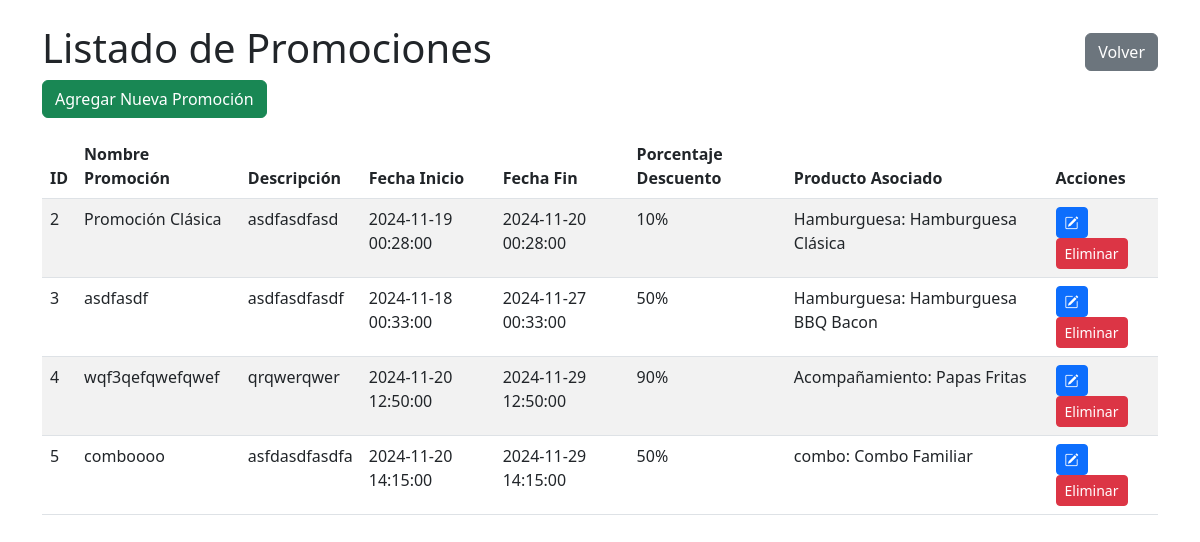
/mantenedores/promociones/listar.php, run on an earlier commit of the app's database.
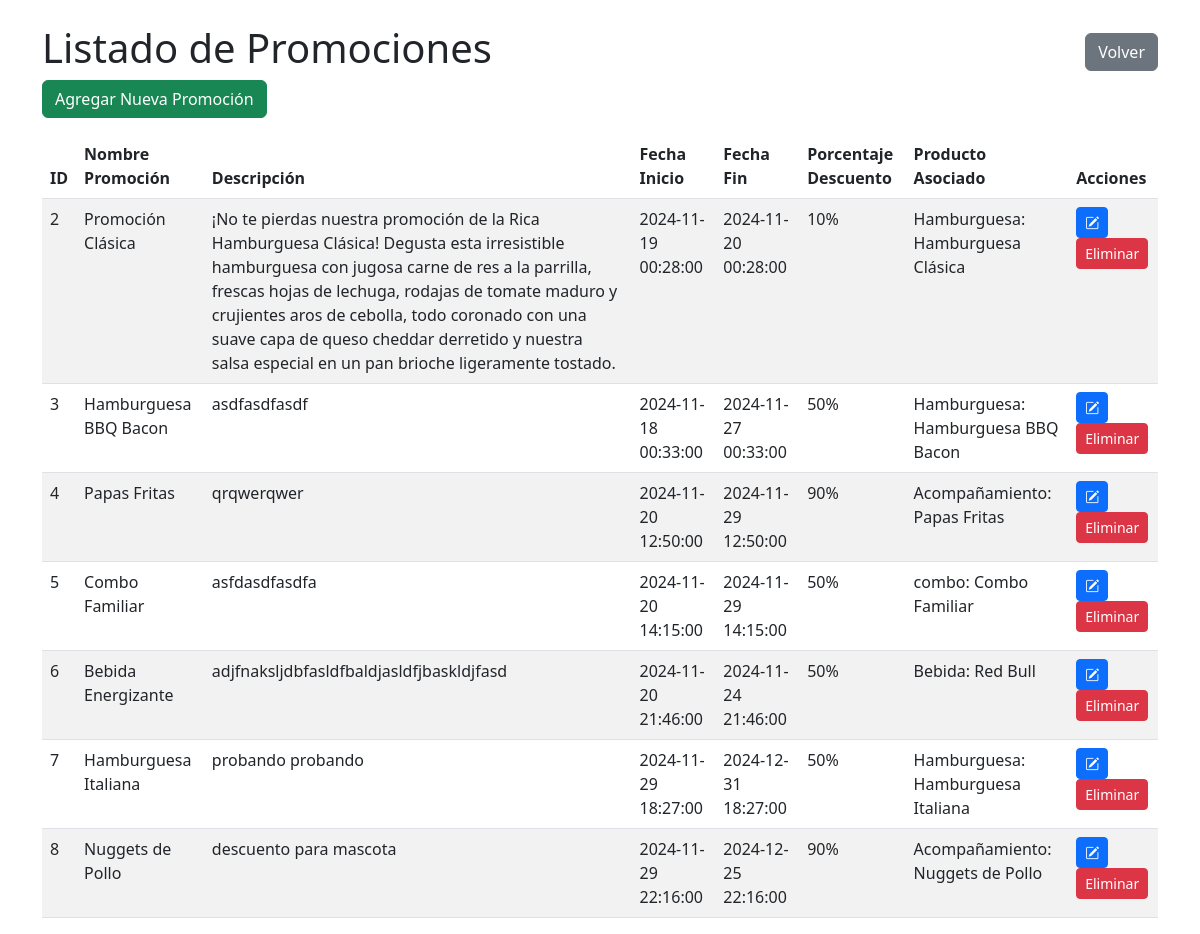
And on a later commit of the database.
### tables this page shows
CREATE TABLE `promocion` (
  `id_promocion` int(11) NOT NULL,
  `nombre_promocion` varchar(255) NOT NULL,
  `descripcion_promocion` text NOT NULL,
  `fecha_inicio` datetime NOT NULL,
  `fecha_fin` datetime NOT NULL,
  `porcentaje_descuento` int(11) NOT NULL CHECK (`porcentaje_descuento` between 1 and 100),
  `id_hamburguesa` int(11) DEFAULT NULL,
  `id_postre` int(11) DEFAULT NULL,
  `id_bebida` int(11) DEFAULT NULL,
  `id_acompaniamiento` int(11) DEFAULT NULL,
  `id_combo` int(11) DEFAULT NULL
);

CREATE TABLE `hamburguesa` (
  `id_hamburguesa` int(11) NOT NULL,
  `nombre_hamburguesa` varchar(50) DEFAULT NULL,
  `descripcion` varchar(255) DEFAULT NULL,
  `precio` int(11) DEFAULT NULL,
  `imagen` varchar(255) DEFAULT NULL
);

CREATE TABLE `acompaniamiento` (
  `id_acompaniamiento` int(11) NOT NULL,
  `nombre_acompaniamiento` varchar(30) DEFAULT NULL,
  `cantidad` int(11) DEFAULT NULL,
  `precio` int(11) DEFAULT NULL,
  `umbral_reabastecimiento` int(11) NOT NULL DEFAULT 5,
  `imagen` varchar(255) DEFAULT NULL
);

CREATE TABLE `combo` (
  `id_combo` int(11) NOT NULL,
  `nombre_combo` varchar(100) DEFAULT NULL,
  `descripcion` varchar(255) DEFAULT NULL,
  `precio` int(11) DEFAULT NULL,
  `imagen` varchar(255) DEFAULT NULL
);

CREATE TABLE `bebida` (
  `id_bebida` int(11) NOT NULL,
  `nombre_bebida` varchar(30) DEFAULT NULL,
  `cantidad` int(11) DEFAULT NULL,
  `precio` int(11) DEFAULT NULL,
  `umbral_reabastecimiento` int(11) NOT NULL DEFAULT 5,
  `imagen` varchar(255) DEFAULT NULL
);

### mantenedores/promociones/listar.php (the view, shortened to what this page needs)
<?php
include '../../conexion.php';
$sql = "
    SELECT p.*,
           h.nombre_hamburguesa,
           b.nombre_bebida,
           po.nombre_postre,
           a.nombre_acompaniamiento,
           c.nombre_combo
    FROM promocion p
    LEFT JOIN hamburguesa h ON p.id_hamburguesa = h.id_hamburguesa
    LEFT JOIN bebida b ON p.id_bebida = b.id_bebida
    LEFT JOIN postre po ON p.id_postre = po.id_postre
    LEFT JOIN acompaniamiento a ON p.id_acompaniamiento = a.id_acompaniamiento
    LEFT JOIN combo c ON p.id_combo = c.id_combo
";
$result = $conexion->query($sql);
?>
<!DOCTYPE html>
<html lang="es">
<head>
    <link href="https://cdn.jsdelivr.net/npm/bootstrap@5.3.0/dist/css/bootstrap.min.css" rel="stylesheet">
    <link href="https://cdn.jsdelivr.net/npm/bootstrap-icons@1.8.0/font/bootstrap-icons.css" rel="stylesheet">
</head>
<body>
<div class="container mt-4">
    <div class="d-flex justify-content-between align-items-center">
        <h1>Listado de Promociones</h1>
        <button class="btn btn-secondary" onclick="window.location.href='../../index/index-mantenedores.php'">Volver</button>
    </div>
    <a href="insertar_promocion.php" class="btn btn-success mb-3">Agregar Nueva Promoción</a>
    <table class="table table-striped">
        <thead>
            <tr>
                <th>ID</th>
                <th>Nombre Promoción</th>
                <th>Descripción</th>
                <th>Fecha Inicio</th>
                <th>Fecha Fin</th>
                <th>Porcentaje Descuento</th>
                <th>Producto Asociado</th>
                <th>Acciones</th>
            </tr>
        </thead>
        <tbody>
            <?php if ($result->num_rows > 0): ?>
                <?php while ($row = $result->fetch_assoc()): ?>
                    <tr>
                        <td><?php echo $row['id_promocion']; ?></td>
                        <td><?php echo htmlspecialchars($row['nombre_promocion']); ?></td>
                        <td><?php echo htmlspecialchars($row['descripcion_promocion']); ?></td>
                        <td><?php echo htmlspecialchars($row['fecha_inicio']); ?></td>
                        <td><?php echo htmlspecialchars($row['fecha_fin']); ?></td>
                        <td><?php echo htmlspecialchars($row['porcentaje_descuento']); ?>%</td>
                        <td>
                            <?php
                            if ($row['nombre_hamburguesa']) {
                                echo 'Hamburguesa: ' . htmlspecialchars($row['nombre_hamburguesa']);
                            } elseif ($row['nombre_bebida']) {
                                echo 'Bebida: ' . htmlspecialchars($row['nombre_bebida']);
                            } elseif ($row['nombre_postre']) {
                                echo 'Postre: ' . htmlspecialchars($row['nombre_postre']);
                            } elseif ($row['nombre_acompaniamiento']) {
                                echo 'Acompañamiento: ' . htmlspecialchars($row['nombre_acompaniamiento']);
                            } elseif ($row['nombre_combo']) {
                                echo 'combo: ' . htmlspecialchars($row['nombre_combo']);
                            } else {
                                echo 'No asignado';
                            }
                            ?>
                        </td>
                        <td>
                            <a href="editar_promocion.php?id=<?php echo $row['id_promocion']; ?>" class="btn btn-primary btn-sm"><i class="bi bi-pencil-square"></i></a>
                            <button class="btn btn-danger btn-sm" data-bs-toggle="modal" data-bs-target="#eliminarModal" data-id="<?php echo $row['id_promocion']; ?>">Eliminar</button>
                        </td>
                    </tr>
                <?php endwhile; ?>
            <?php else: ?>
                <tr>
                    <td colspan="8" class="text-center">No se encontraron promociones.</td>
                </tr>
            <?php endif; ?>
        </tbody>
    </table>
</div>
</body>
</html>

What changed in the data, as far as the page shows it:
changed promocion "Promoción Clásica": descripcion_promocion "asdfasdfasd" → "¡No te pierdas nuestra promoción de la Rica Hamburguesa Clásica! Degusta esta irresistible hamburguesa con jugosa carne de res a la parrilla, frescas hojas de lechuga, rodajas de tomate maduro y crujientes aros de cebolla, todo coronado con una suave capa de queso cheddar derretido y nuestra salsa especial en un pan brioche ligeramente tostado."
changed promocion "Hamburguesa BBQ Bacon": nombre_promocion "asdfasdf" → "Hamburguesa BBQ Bacon"
changed promocion "Papas Fritas": nombre_promocion "wqf3qefqwefqwef" → "Papas Fritas"
changed promocion "Combo Familiar": nombre_promocion "comboooo" → "Combo Familiar"
added promocion: id_promocion "6", nombre_promocion "Bebida Energizante", descripcion_promocion "adjfnaksljdbfasldfbaldjasldfjbaskldjfasd", fecha_inicio "2024-11-20 21:46:00", fecha_fin "2024-11-24 21:46:00", porcentaje_descuento "50", id_bebida.nombre_bebida "Red Bull"
added promocion: id_promocion "7", nombre_promocion "Hamburguesa Italiana", descripcion_promocion "probando probando", fecha_inicio "2024-11-29 18:27:00", fecha_fin "2024-12-31 18:27:00", porcentaje_descuento "50", id_hamburguesa.nombre_hamburguesa "Hamburguesa Italiana"
added promocion: id_promocion "8", nombre_promocion "Nuggets de Pollo", descripcion_promocion "descuento para mascota", fecha_inicio "2024-11-29 22:16:00", fecha_fin "2024-12-25 22:16:00", porcentaje_descuento "90", id_acompaniamiento.nombre_acompaniamiento "Nuggets de Pollo"
